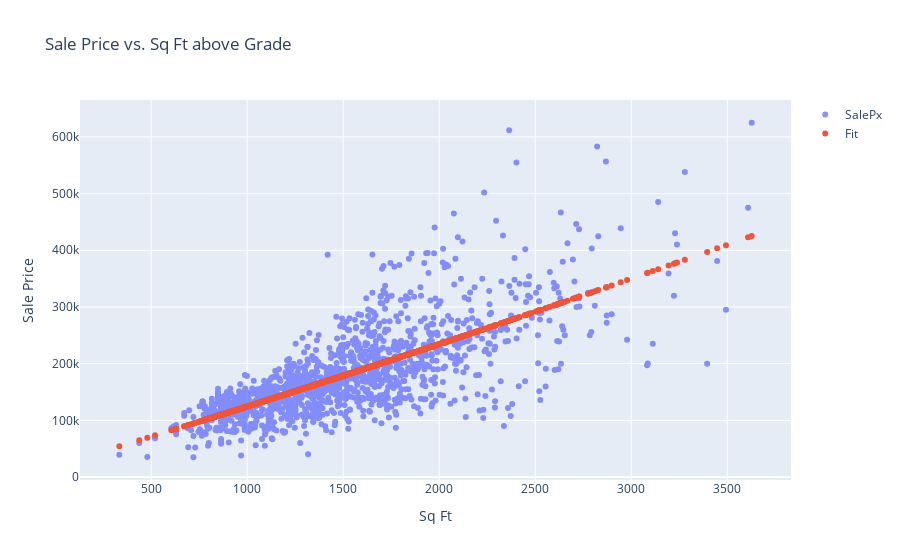

Source (notebook cell):
### Code cell
# How does sale price correlate with sq ft and does adding a quadratic term help?
x = house['GrLivArea'].values.reshape(-1, 1)
x_2 = x ** 2
#x_3 = x ** 3
#x_4 = x ** 4
X = np.concatenate([x, x_2], axis=1)
lin.fit(X, house['SalePrice'])
Y = lin.predict(X)
fig6 = go.Figure()
fig6.add_trace(go.Scatter(x=house['GrLivArea'], y=house['SalePrice'], name='SalePx', mode='markers', opacity=0.75))
fig6.add_trace(go.Scatter(x=house['GrLivArea'], y=Y, name='Fit', mode='markers'))
fig6.update_layout(
    title='Sale Price vs. Sq Ft above Grade',
    xaxis_title='Sq Ft',
    yaxis_title='Sale Price'
)
# The quadratic term didn't help

### Figure 1 — Plotly figure (JSON) as saved in the notebook; plotly's stock layout.template omitted (floating-point values rounded to 4 significant figures; data arrays with more than 128 entries replaced by an {"elided": "..."} marker saying what was removed)
{"data": [{"mode": "markers", "name": "SalePx", "opacity": 0.75, "type": "scatter", "x": {"elided": "1456 int values"}, "y": {"elided": "1456 int values"}}, {"mode": "markers", "name": "Fit", "type": "scatter", "x": {"elided": "1456 int values"}, "y": {"elided": "1456 float values"}}], "layout": {"title": {"text": "Sale Price vs. Sq Ft above Grade"}, "xaxis": {"title": {"text": "Sq Ft"}}, "yaxis": {"title": {"text": "Sale Price"}}}}
